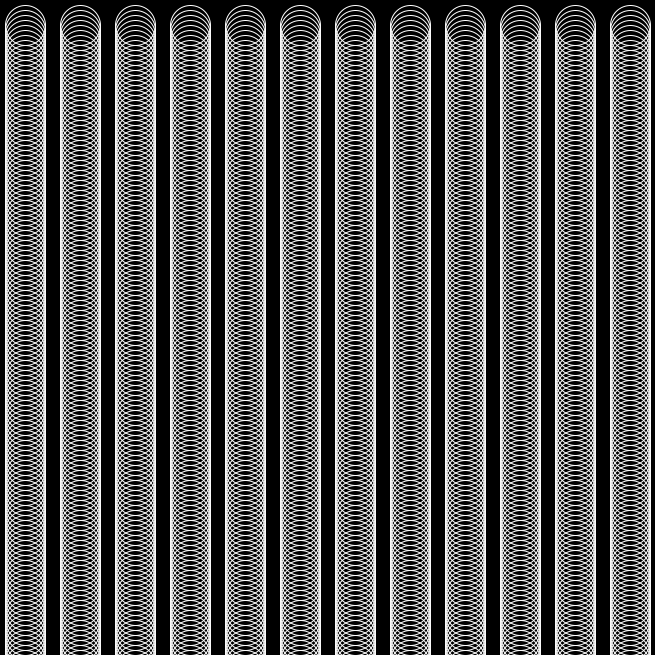
Frame 1 (no input)
Frame 60 (the mouse pressed at the canvas centre just before this capture): identical to frame 1, image omitted
Frame 120 (the mouse held since frame 60 and released just before this capture): identical to frame 1, image omitted

The Processing sketch that drew this single still picture (run headless with seeded random() and noise(); from frame 60 on, the mouse is pressed at the canvas centre):

// Processing sketch: salmonypink
// ── salmonypink.pde
//programs have three main blocks

/* the first block contains statements to initialize
all variables that will be used throughout the program
*/

int x;
float y;
color salmon;
color ochre;


 //most statements will end in a semicolon 

/* the second block is called setup and it contains
statements to be executed only once.
*/

void setup(){

  salmon = color(#FC14A0);
  ochre = color(#863131);
  size(655,655);
  background(0);
 
  
}// end setup

/* the third section is called draw and every statement x
in draw gets looped through in the order written for ever
and ever and ever 
*/

void draw(){
  background(0);
 
  for(int i=0; i<width; i+=55){
    for(int j=0;j<height;j+=5){
    color(salmon);
    stroke(255);
    noFill();
    ellipse(i+25,j+25,40,40);
      }// end nested loop
    
  }//end for loop
  
}//end draw
